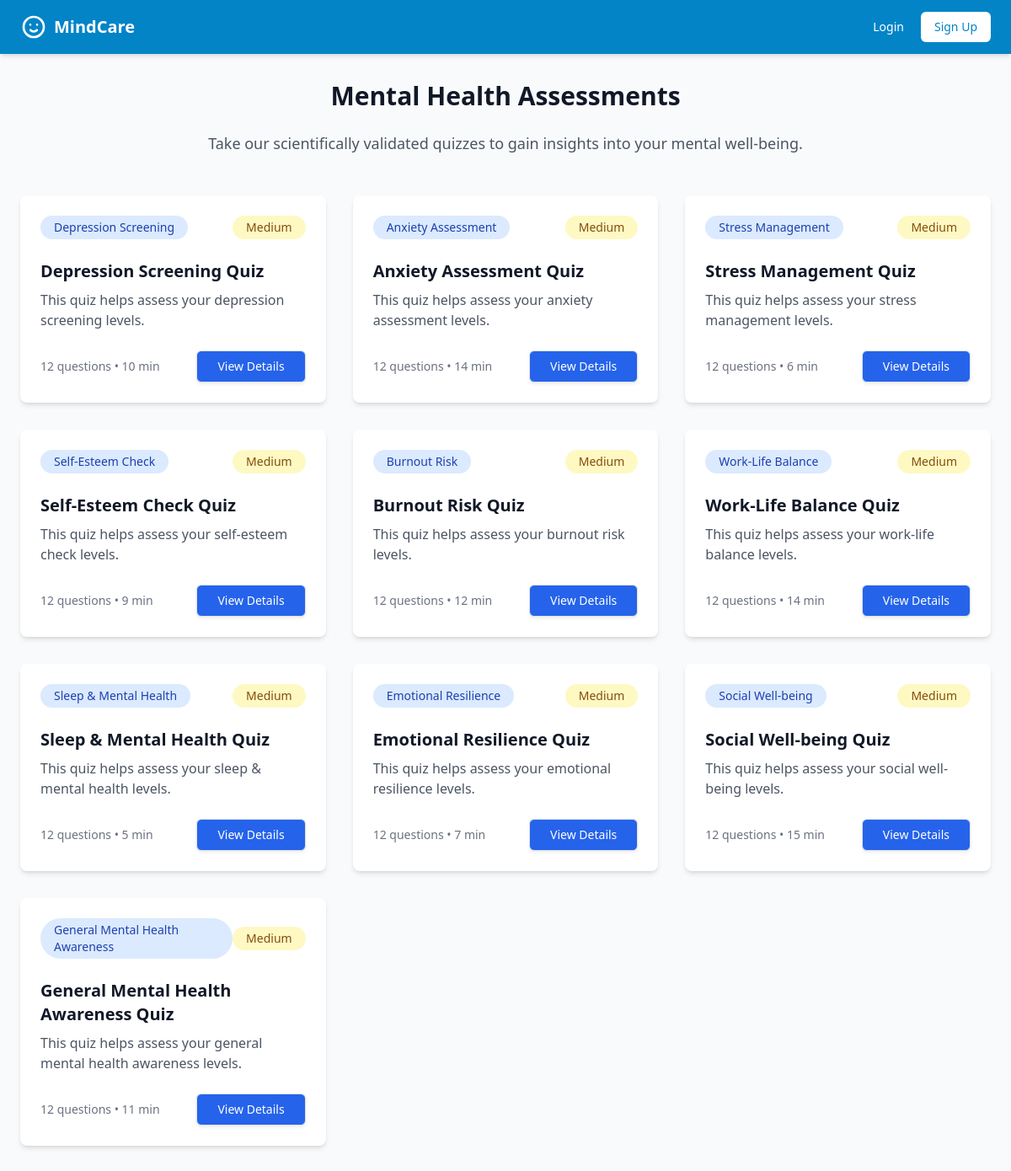
Before: /quizzes/list/ (upper part) with the older database file.
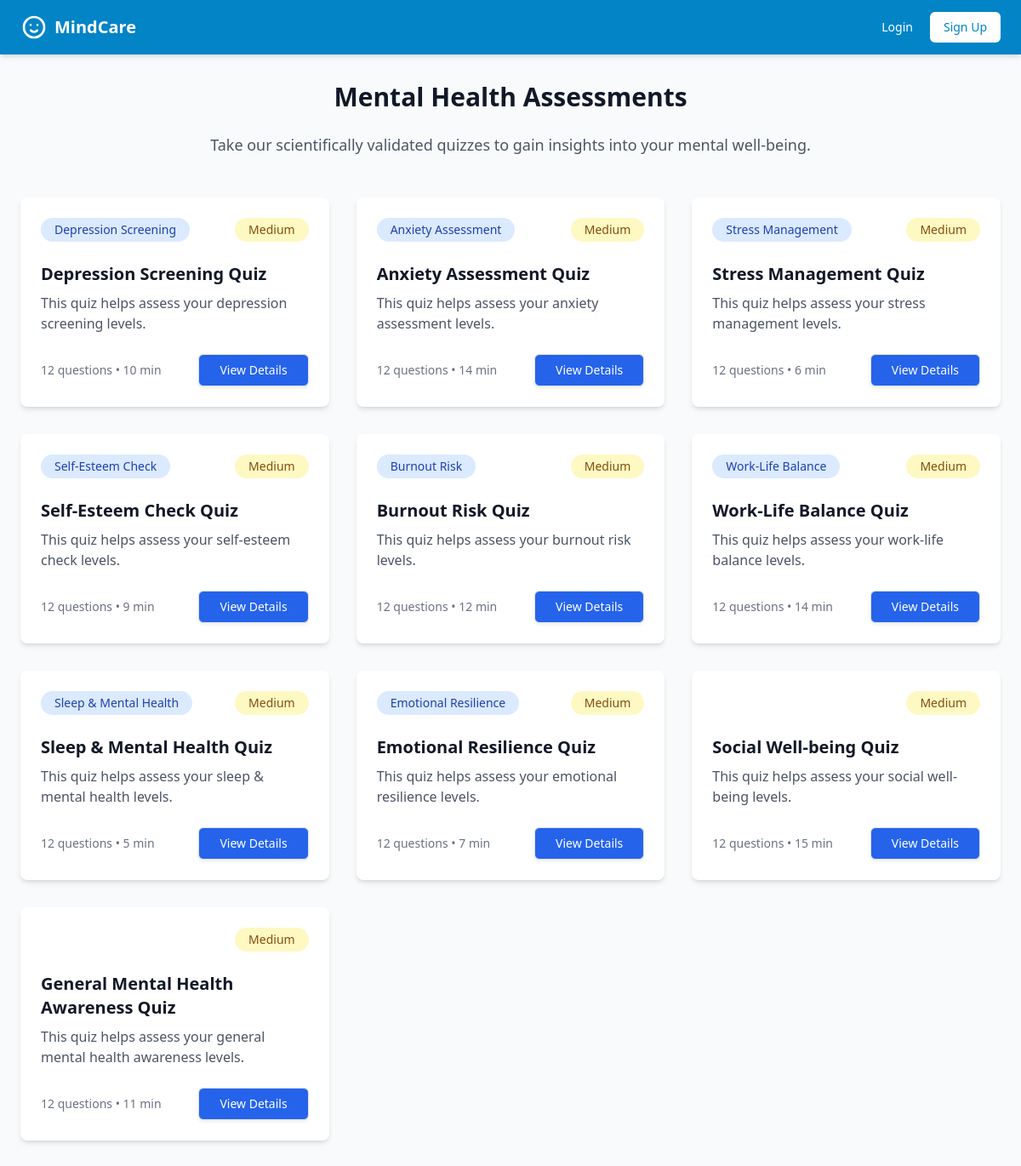
After: the same page with the newer database file.
### mentalhealth/models.py (models this page shows, shortened)
class Quiz(models.Model):
    DIFFICULTY_LEVELS = (
        ('EASY', 'Easy'),
        ('MEDIUM', 'Medium'),
        ('HARD', 'Hard'),
    )
    title = models.CharField(max_length=200)
    description = models.TextField()
    category = models.ForeignKey(MentalHealthCategory, on_delete=models.SET_NULL, null=True)
    difficulty = models.CharField(max_length=10, choices=DIFFICULTY_LEVELS, default='MEDIUM')
    time_limit = models.PositiveIntegerField(help_text="Time limit in minutes", null=True, blank=True)
    is_active = models.BooleanField(default=True)
    created_at = models.DateTimeField(auto_now_add=True)
    updated_at = models.DateTimeField(auto_now=True)
    passing_score = models.FloatField(default=70.0, validators=[MinValueValidator(0), MaxValueValidator(100)])

class MentalHealthCategory(models.Model):
    name = models.CharField(max_length=50)
    slug = models.SlugField(unique=True, blank=True)
    description = models.TextField()
    icon = models.CharField(max_length=30, help_text="Icon class from icon library")

### mentalhealth/views.py (the view)
# urls.py: path('quizzes/list/', QuizListView.as_view(), name='quiz_list'),  # All quizzes list
class QuizListView(ListView):
    model = Quiz
    template_name = 'quiz_list.html'
    context_object_name = 'quizzes'
    def get_queryset(self):
        return Quiz.objects.filter(is_active=True).select_related('category')

### mentalhealth/context_processors.py (called while the page is built)
def mood_choices(request):
    return {
        'MOOD_CHOICES': MoodEntry.MOOD_CHOICES
    }

### mentalhealth/templates/quiz_list.html (shortened to what this page needs)
{% extends 'base.html' %}
{% block content %}
<div class="max-w-7xl mx-auto px-4 sm:px-6 lg:px-8 py-8">
    <div class="text-center mb-12">
        <h1 class="text-3xl font-bold text-gray-900 mb-4">Mental Health Assessments</h1>
        <p class="text-lg text-gray-600 max-w-3xl mx-auto">
            Take our scientifically validated quizzes to gain insights into your mental well-being.
        </p>
    </div>
    {% if quizzes %}
    <div class="grid grid-cols-1 md:grid-cols-2 lg:grid-cols-3 gap-8">
        {% for quiz in quizzes %}
        <div class="bg-white rounded-lg shadow-md overflow-hidden hover:shadow-lg transition-shadow duration-300">
            <div class="p-6">
                <div class="flex items-center mb-4">
                    {% if quiz.category %}
                    <span class="inline-flex items-center px-3 py-1 rounded-full text-sm font-medium bg-blue-100 text-blue-800">
                        {{ quiz.category.name }}
                    </span>
                    {% endif %}
                    <span class="ml-auto inline-flex items-center px-3 py-1 rounded-full text-sm font-medium
                                {% if quiz.difficulty == 'EASY' %}bg-green-100 text-green-800
                                {% elif quiz.difficulty == 'MEDIUM' %}bg-yellow-100 text-yellow-800
                                {% else %}bg-red-100 text-red-800{% endif %}">
                        {{ quiz.get_difficulty_display }}
                    </span>
                </div>
                <h3 class="text-xl font-semibold text-gray-900 mb-2">{{ quiz.title }}</h3>
                <p class="text-gray-600 mb-4">{{ quiz.description|truncatewords:20 }}</p>
                <div class="flex justify-between items-center">
                    <span class="text-sm text-gray-500">
                        {{ quiz.questions.count }} questions
                        {% if quiz.time_limit %} • {{ quiz.time_limit }} min{% endif %}
                    </span>
                    <a href="{% url 'quiz_detail' quiz.id %}"
                       class="inline-flex items-center px-4 py-2 border border-transparent text-sm font-medium rounded-md shadow-sm text-white bg-blue-600 hover:bg-blue-700 focus:outline-none focus:ring-2 focus:ring-offset-2 focus:ring-blue-500">
                        View Details
                    </a>
                </div>
            </div>
        </div>
        {% endfor %}
    </div>
    {% else %}
    <div class="text-center py-12">
        <p class="text-gray-500">No quizzes available at the moment.</p>
    </div>
    {% endif %}
</div>
{% endblock %}

Changed rows visible on the page:
changed Quiz "Social Well-being Quiz": category_id 18 → empty (drawn); category.name "Social Well-being" → (not shown)
changed Quiz "General Mental Health Awareness Quiz": category_id 19 → empty (drawn); category.name "General Mental Health Awareness" → (not shown)
